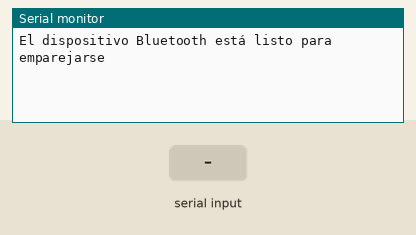
Recording of a sketch running on a simulated ESP32. On the bench: the last lines printed to the serial monitor. The inputs (shaded band) are chosen by the test bench. Nothing arrives over Bluetooth unless stated.

Above: at 1.2 s.
1.3 s: "1" received over the second serial link
At 1.8 s:
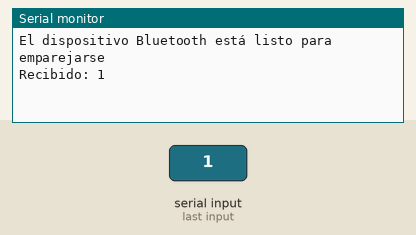
2.8 s: "0" received over the second serial link
At 4.0 s:
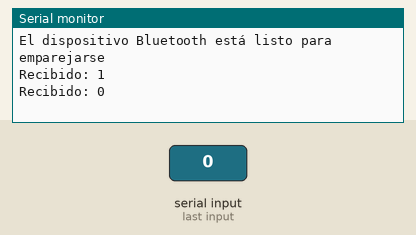
4.3 s: "2" received over the second serial link
At 5.3 s:
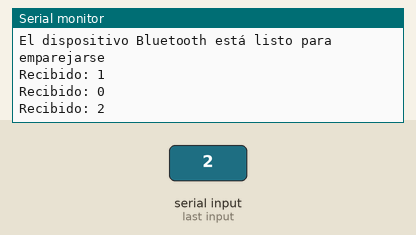

Measured:
- after the input at 1.3 s, the serial monitor: prints a new line at once (image 1)
- after the input at 2.8 s, the serial monitor: prints a new line at once (image 2)
- after the input at 4.3 s, the serial monitor: prints a new line at once (image 3)

The sketch:

ESP32Bluetooth.ino
```cpp
#include "BluetoothSerial.h"

BluetoothSerial SerialBT;

void setup() {
  Serial.begin(115200);
  SerialBT.begin("ESP32_Test"); // Nombre del dispositivo Bluetooth
  Serial.println("El dispositivo Bluetooth está listo para emparejarse");
}

void loop() {
  if (SerialBT.available()) {
    char incomingChar = SerialBT.read();
    Serial.print("Recibido: ");
    Serial.println(incomingChar);
  }
}
```
